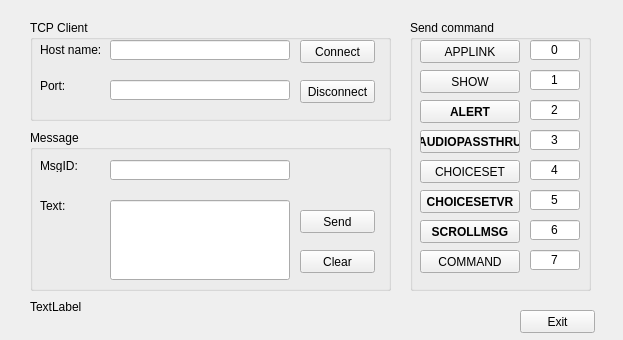
<?xml version="1.0" encoding="UTF-8"?>
<ui version="4.0">
 <class>CAppTest</class>
 <widget class="QWidget" name="CAppTest">
  <property name="geometry">
   <rect>
    <x>0</x>
    <y>0</y>
    <width>623</width>
    <height>340</height>
   </rect>
  </property>
  <property name="windowTitle">
   <string>CAppTest</string>
  </property>
  <widget class="QPushButton" name="btn_Exit">
   <property name="geometry">
    <rect>
     <x>520</x>
     <y>310</y>
     <width>75</width>
     <height>23</height>
    </rect>
   </property>
   <property name="text">
    <string>Exit</string>
   </property>
  </widget>
  <widget class="QGroupBox" name="groupBox_TCP">
   <property name="geometry">
    <rect>
     <x>30</x>
     <y>20</y>
     <width>361</width>
     <height>101</height>
    </rect>
   </property>
   <property name="title">
    <string>TCP Client</string>
   </property>
   <widget class="QLabel" name="label_Host">
    <property name="geometry">
     <rect>
      <x>10</x>
      <y>20</y>
      <width>71</width>
      <height>20</height>
     </rect>
    </property>
    <property name="text">
     <string>Host name:</string>
    </property>
   </widget>
   <widget class="QLineEdit" name="lineEdit_Host">
    <property name="geometry">
     <rect>
      <x>80</x>
      <y>20</y>
      <width>180</width>
      <height>20</height>
     </rect>
    </property>
   </widget>
   <widget class="QPushButton" name="btn_Connect">
    <property name="geometry">
     <rect>
      <x>270</x>
      <y>20</y>
      <width>75</width>
      <height>23</height>
     </rect>
    </property>
    <property name="text">
     <string>Connect</string>
    </property>
   </widget>
   <widget class="QLabel" name="label_Port">
    <property name="geometry">
     <rect>
      <x>10</x>
      <y>60</y>
      <width>54</width>
      <height>12</height>
     </rect>
    </property>
    <property name="text">
     <string>Port:</string>
    </property>
   </widget>
   <widget class="QLineEdit" name="lineEdit_Port">
    <property name="geometry">
     <rect>
      <x>80</x>
      <y>60</y>
      <width>180</width>
      <height>20</height>
     </rect>
    </property>
   </widget>
   <widget class="QPushButton" name="btn_Disconnect">
    <property name="geometry">
     <rect>
      <x>270</x>
      <y>60</y>
      <width>75</width>
      <height>23</height>
     </rect>
    </property>
    <property name="text">
     <string>Disconnect</string>
    </property>
   </widget>
  </widget>
  <widget class="QGroupBox" name="groupBox_Message">
   <property name="geometry">
    <rect>
     <x>30</x>
     <y>130</y>
     <width>361</width>
     <height>161</height>
    </rect>
   </property>
   <property name="title">
    <string>Message</string>
   </property>
   <widget class="QLabel" name="label_MsgID">
    <property name="geometry">
     <rect>
      <x>10</x>
      <y>30</y>
      <width>54</width>
      <height>12</height>
     </rect>
    </property>
    <property name="text">
     <string>MsgID:</string>
    </property>
   </widget>
   <widget class="QLineEdit" name="lineEdit_MsgID">
    <property name="geometry">
     <rect>
      <x>80</x>
      <y>30</y>
      <width>180</width>
      <height>20</height>
     </rect>
    </property>
   </widget>
   <widget class="QPushButton" name="btn_Send">
    <property name="geometry">
     <rect>
      <x>270</x>
      <y>80</y>
      <width>75</width>
      <height>23</height>
     </rect>
    </property>
    <property name="text">
     <string>Send</string>
    </property>
   </widget>
   <widget class="QPushButton" name="btn_Clear">
    <property name="geometry">
     <rect>
      <x>270</x>
      <y>120</y>
      <width>75</width>
      <height>23</height>
     </rect>
    </property>
    <property name="text">
     <string>Clear</string>
    </property>
   </widget>
   <widget class="QLabel" name="label_Text">
    <property name="geometry">
     <rect>
      <x>10</x>
      <y>70</y>
      <width>54</width>
      <height>12</height>
     </rect>
    </property>
    <property name="text">
     <string>Text:</string>
    </property>
   </widget>
   <widget class="QLineEdit" name="lineEdit_Send">
    <property name="geometry">
     <rect>
      <x>80</x>
      <y>70</y>
      <width>180</width>
      <height>80</height>
     </rect>
    </property>
    <property name="alignment">
     <set>Qt::AlignLeading|Qt::AlignLeft|Qt::AlignTop</set>
    </property>
   </widget>
  </widget>
  <widget class="QLabel" name="label_status">
   <property name="geometry">
    <rect>
     <x>30</x>
     <y>300</y>
     <width>471</width>
     <height>31</height>
    </rect>
   </property>
   <property name="text">
    <string>TextLabel</string>
   </property>
   <property name="alignment">
    <set>Qt::AlignLeading|Qt::AlignLeft|Qt::AlignTop</set>
   </property>
  </widget>
  <widget class="QGroupBox" name="groupBox">
   <property name="geometry">
    <rect>
     <x>410</x>
     <y>20</y>
     <width>181</width>
     <height>271</height>
    </rect>
   </property>
   <property name="title">
    <string>Send command</string>
   </property>
   <widget class="QLineEdit" name="lineEdit_COMMAND">
    <property name="geometry">
     <rect>
      <x>120</x>
      <y>230</y>
      <width>50</width>
      <height>20</height>
     </rect>
    </property>
    <property name="text">
     <string>7</string>
    </property>
    <property name="alignment">
     <set>Qt::AlignCenter</set>
    </property>
   </widget>
   <widget class="QLineEdit" name="lineEdit_CHOICESETVR">
    <property name="geometry">
     <rect>
      <x>120</x>
      <y>170</y>
      <width>50</width>
      <height>20</height>
     </rect>
    </property>
    <property name="text">
     <string>5</string>
    </property>
    <property name="alignment">
     <set>Qt::AlignCenter</set>
    </property>
   </widget>
   <widget class="QPushButton" name="btn_CHOICESETVR">
    <property name="geometry">
     <rect>
      <x>10</x>
      <y>170</y>
      <width>100</width>
      <height>23</height>
     </rect>
    </property>
    <property name="font">
     <font>
      <weight>75</weight>
      <bold>true</bold>
     </font>
    </property>
    <property name="text">
     <string>CHOICESETVR</string>
    </property>
   </widget>
   <widget class="QPushButton" name="btn_COMMAND">
    <property name="geometry">
     <rect>
      <x>10</x>
      <y>230</y>
      <width>100</width>
      <height>23</height>
     </rect>
    </property>
    <property name="text">
     <string>COMMAND</string>
    </property>
   </widget>
   <widget class="QPushButton" name="btn_ALERT">
    <property name="geometry">
     <rect>
      <x>10</x>
      <y>80</y>
      <width>100</width>
      <height>23</height>
     </rect>
    </property>
    <property name="font">
     <font>
      <weight>75</weight>
      <bold>true</bold>
     </font>
    </property>
    <property name="text">
     <string>ALERT</string>
    </property>
   </widget>
   <widget class="QLineEdit" name="lineEdit_CHOICESET">
    <property name="geometry">
     <rect>
      <x>120</x>
      <y>140</y>
      <width>50</width>
      <height>20</height>
     </rect>
    </property>
    <property name="text">
     <string>4</string>
    </property>
    <property name="alignment">
     <set>Qt::AlignCenter</set>
    </property>
   </widget>
   <widget class="QPushButton" name="btn_APPLINK">
    <property name="geometry">
     <rect>
      <x>10</x>
      <y>20</y>
      <width>100</width>
      <height>23</height>
     </rect>
    </property>
    <property name="text">
     <string>APPLINK</string>
    </property>
   </widget>
   <widget class="QPushButton" name="btn_SCROLLMSG">
    <property name="geometry">
     <rect>
      <x>10</x>
      <y>200</y>
      <width>100</width>
      <height>23</height>
     </rect>
    </property>
    <property name="font">
     <font>
      <weight>75</weight>
      <bold>true</bold>
     </font>
    </property>
    <property name="text">
     <string>SCROLLMSG</string>
    </property>
   </widget>
   <widget class="QPushButton" name="btn_SHOW">
    <property name="geometry">
     <rect>
      <x>10</x>
      <y>50</y>
      <width>100</width>
      <height>23</height>
     </rect>
    </property>
    <property name="text">
     <string>SHOW</string>
    </property>
   </widget>
   <widget class="QLineEdit" name="lineEdit_SHOW">
    <property name="geometry">
     <rect>
      <x>120</x>
      <y>50</y>
      <width>50</width>
      <height>20</height>
     </rect>
    </property>
    <property name="text">
     <string>1</string>
    </property>
    <property name="alignment">
     <set>Qt::AlignCenter</set>
    </property>
   </widget>
   <widget class="QLineEdit" name="lineEdit_AUDIOPASSTHRU">
    <property name="geometry">
     <rect>
      <x>120</x>
      <y>110</y>
      <width>50</width>
      <height>20</height>
     </rect>
    </property>
    <property name="text">
     <string>3</string>
    </property>
    <property name="alignment">
     <set>Qt::AlignCenter</set>
    </property>
   </widget>
   <widget class="QPushButton" name="btn_CHOICESET">
    <property name="geometry">
     <rect>
      <x>10</x>
      <y>140</y>
      <width>100</width>
      <height>23</height>
     </rect>
    </property>
    <property name="text">
     <string>CHOICESET</string>
    </property>
   </widget>
   <widget class="QLineEdit" name="lineEdit_ALERT">
    <property name="geometry">
     <rect>
      <x>120</x>
      <y>80</y>
      <width>50</width>
      <height>20</height>
     </rect>
    </property>
    <property name="text">
     <string>2</string>
    </property>
    <property name="alignment">
     <set>Qt::AlignCenter</set>
    </property>
   </widget>
   <widget class="QLineEdit" name="lineEdit_APPLINK">
    <property name="geometry">
     <rect>
      <x>120</x>
      <y>20</y>
      <width>50</width>
      <height>20</height>
     </rect>
    </property>
    <property name="text">
     <string>0</string>
    </property>
    <property name="alignment">
     <set>Qt::AlignCenter</set>
    </property>
   </widget>
   <widget class="QPushButton" name="btn_AUDIOPASSTHRU">
    <property name="geometry">
     <rect>
      <x>10</x>
      <y>110</y>
      <width>100</width>
      <height>23</height>
     </rect>
    </property>
    <property name="font">
     <font>
      <weight>75</weight>
      <bold>true</bold>
     </font>
    </property>
    <property name="text">
     <string>AUDIOPASSTHRU</string>
    </property>
   </widget>
   <widget class="QLineEdit" name="lineEdit_SCROLLMSG">
    <property name="geometry">
     <rect>
      <x>120</x>
      <y>200</y>
      <width>50</width>
      <height>20</height>
     </rect>
    </property>
    <property name="text">
     <string>6</string>
    </property>
    <property name="alignment">
     <set>Qt::AlignCenter</set>
    </property>
   </widget>
  </widget>
 </widget>
 <layoutdefault spacing="6" margin="11"/>
 <resources/>
 <connections/>
</ui>
